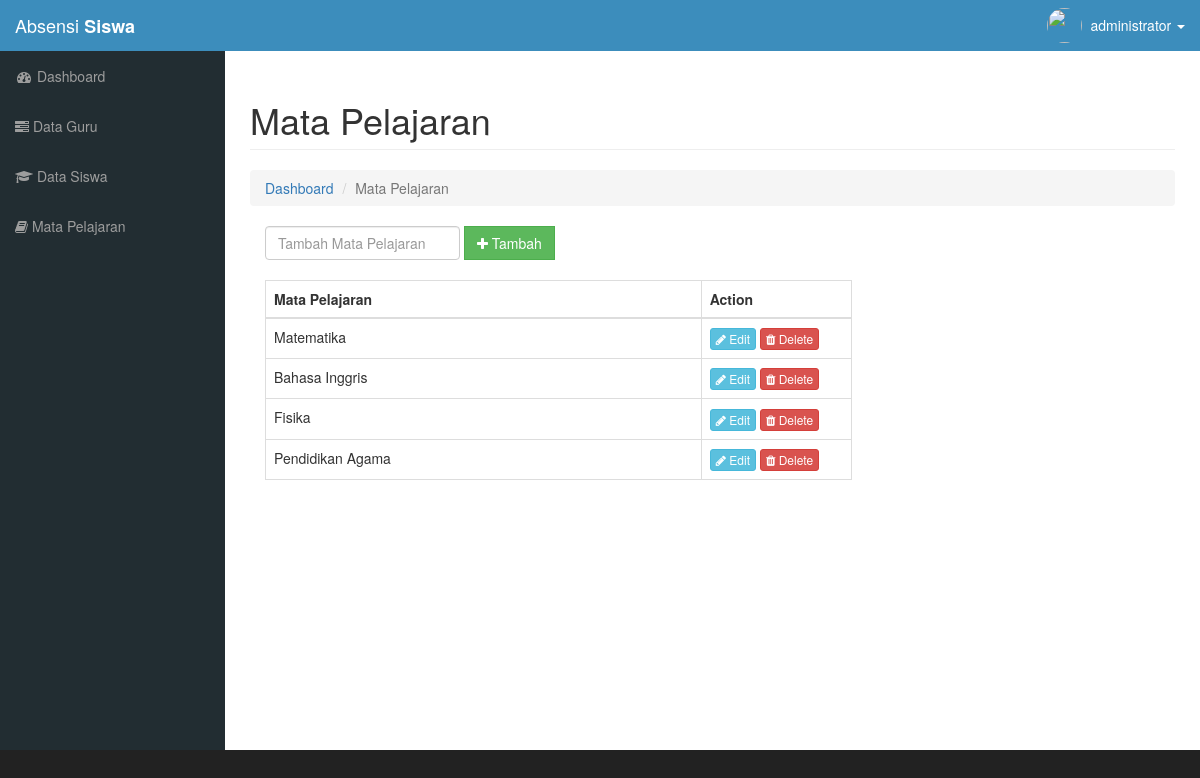
The app's page /admin/tambah_mapel.php (signed in) with its own data.
### tables this page shows
CREATE TABLE `mapel` (
  `id_mapel` int(11) NOT NULL,
  `nama_mapel` varchar(40) NOT NULL
);

### functions/Library.php (called while the page is built, shortened)
<?php
  class Library{
    public function __construct(){
      $this->db = new PDO('mysql:host=localhost;dbname=absensiSiswa;','root','root');
    }
    public function tampil_mapel(){
      $sql   = "SELECT * FROM mapel";
      $query = $this->db->query($sql);
      return $query;
    }
}
 ?>

### admin/tambah_mapel.php (the view, shortened to what this page needs)
<?php
require_once "../template/header.php";
$tampil = $objectSiswa->tampil_mapel();
?>
<div class="row">
    <div class="col-lg-12">
        <h1 class="page-header">Mata Pelajaran</h1>
        <ol class="breadcrumb">
            <li><a href="index.php">Dashboard</a></li>
            <li class="active">Mata Pelajaran</li>
        </ol>
    </div>
</div>
<div class="container-fluid">
  <div class="row">
    <div class="col-md-8">
        <form class="form-inline" action="" method="post">
          <div class="form-group">
            <input type="text" name="mapel" class="form-control" placeholder="Tambah Mata Pelajaran">
          </div>
          <div class="form-group">
            <button type="submit" name="tambah" class="btn btn-success buton-presensi"><i class="fa fa-plus"></i> Tambah</button>
          </div>
        </form><br>
        <div class="table table-responsive">
          <table class="table table-bordered">
            <thead>
              <tr>
                <th>Mata Pelajaran</th>
                <th>Action</th>
              </tr>
            </thead>
            <tbody>
              <?php
              while($row = $tampil->fetch(PDO::FETCH_OBJ)){
                echo "
                <tr>
                  <td>$row->nama_mapel</td>
                  <td class='action-mapel'>
                  <button type='submit' class='btn btn-info btn-xs'><i class='fa fa-pencil'></i> Edit</button>
                  <a href='?delete=$row->id_mapel' type='submit' class='btn btn-danger btn-xs'><i class='fa fa-trash'></i> Delete</a>
                  </td>
                </tr>
                ";
              }
               ?>
            </tbody>
          </table>
        </div>
    </div>
  </div>
</div>
<?php require_once "../template/footer.php";?>

### assets/css/sb-admin.css (style rules this page uses)
body { margin-top: 100px; background-color: #222; }
@media (min-width:768px) { body { margin-top: 50px; } }

### assets/css/main.css (style rules this page uses)
.action-mapel { width: 150px; }
.buton-presensi { border-radius: 0px; }

### records on screen
mapel: nama_mapel "Matematika"
mapel: nama_mapel "Bahasa Inggris"
mapel: nama_mapel "Fisika"
mapel: nama_mapel "Pendidikan Agama"

### other values on screen
$nama[0] "administrator"
